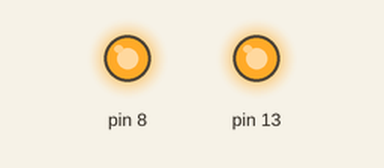
The sketch below on a simulated Arduino Uno, built with avr-gcc and run on an emulated ATmega328P. On the bench: output pins drawn as LEDs (lit = HIGH).

Above: at 1.5 s.
At 4.0 s:
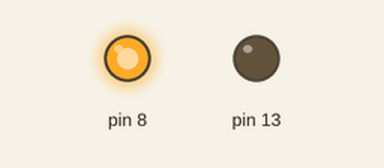
At 6.5 s:
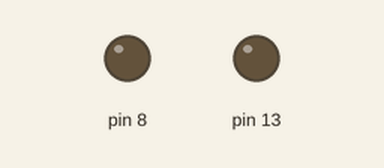
Timing chart, 0 to 10.4 s (numbered marks = the images above):
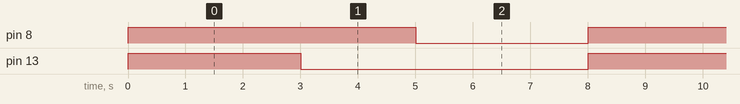

The sketch:

Lab1_Demo2.ino
```cpp
void setup() {
  // put your setup code here, to run once:
  pinMode(8, OUTPUT);
  pinMode(13, OUTPUT);
}

void loop() {
  // put your main code here, to run repeatedly:
  digitalWrite(8, HIGH);
  digitalWrite(13, HIGH);
  delay(3000);
  digitalWrite(13, LOW);
  delay(2000);
  digitalWrite(8, LOW);
  delay(3000);
}
```

Measured:
- by itself, pin 8: alternates HIGH for 5.0 s and LOW for 3.0 s
- by itself, pin 13: alternates HIGH for 3.0 s and LOW for 5.0 s
- by itself, everything shown: repeats every 8.0 s, in 3 steps
